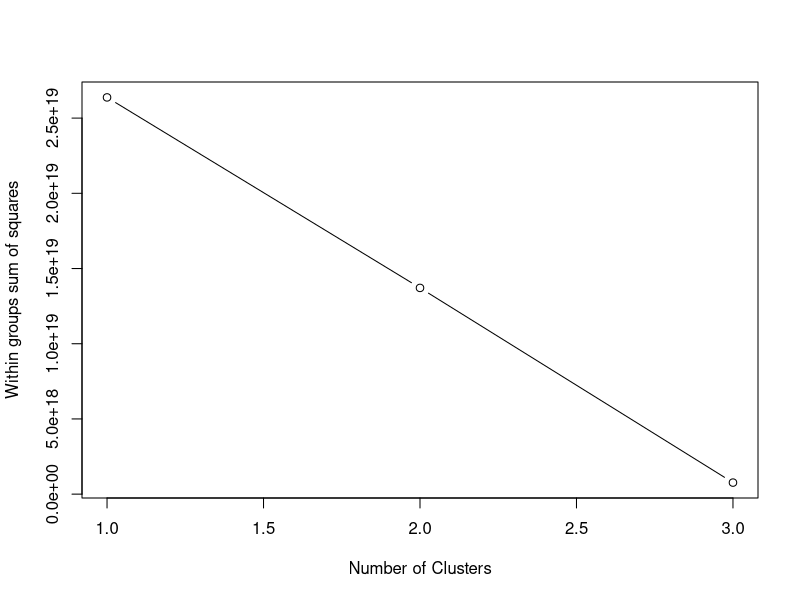

This chart was generated by the following R code: (Note: this script raises an error after producing the figure.)
setwd("C:/ONUR/THESIS/ECLIPSE/Thesis-V1/test/coselog/filtered")
require(data.table)

data1=read.csv("CoSeLoG WABO 1_KPI.txt", header=FALSE)
data1raw=data1$V2
data1raw=t(data1raw)

data2=read.csv("CoSeLoG WABO 2_KPI.txt", header=FALSE)
data2raw=data2$V2
data2raw=t(data2raw)

data3=read.csv("CoSeLoG WABO 3_KPI.txt", header=FALSE)
data3raw=data3$V2
data3raw=t(data3raw)

data4=read.csv("CoSeLoG WABO 4_KPI.txt", header=FALSE)
data4raw=data4$V2
data4raw=t(data4raw)

data5=read.csv("CoSeLoG WABO 5_KPI.txt", header=FALSE)
data5raw=data5$V2
data5raw=t(data5raw)
 

 

test = data.table(Property= data1[,1], Municipality_1=c(data1raw), Municipality_3=c(data3raw), Municipality_4=c(data4raw), Municipality_5=c(data5raw))


completeData = test;
completeData [completeData ==0] <-NaN
completeDataClean <- completeData [complete.cases(completeData ), ]
completeDataClean = t(completeDataClean )
colnames(completeDataClean ) = (completeDataClean [1,])
completeDataClean = completeDataClean [2:5,]

wss <- (nrow(completeDataClean )-1)*sum(apply(completeDataClean ,2,var))
for (i in 1:3) wss[i] <- sum(kmeans(completeDataClean ,	centers=i)$withinss)
plot(1:3, wss, type="b", xlab="Number of Clusters", ylab="Within groups sum of squares")

kmeansResultcompleteData = kmeans(completeDataClean ,2)

write.table(kmeansResultcompleteData$centers, "C:/ONUR/THESIS/ECLIPSE/Thesis-V1/test/coselog/filtered/cluster-means.txt", sep="\t")


